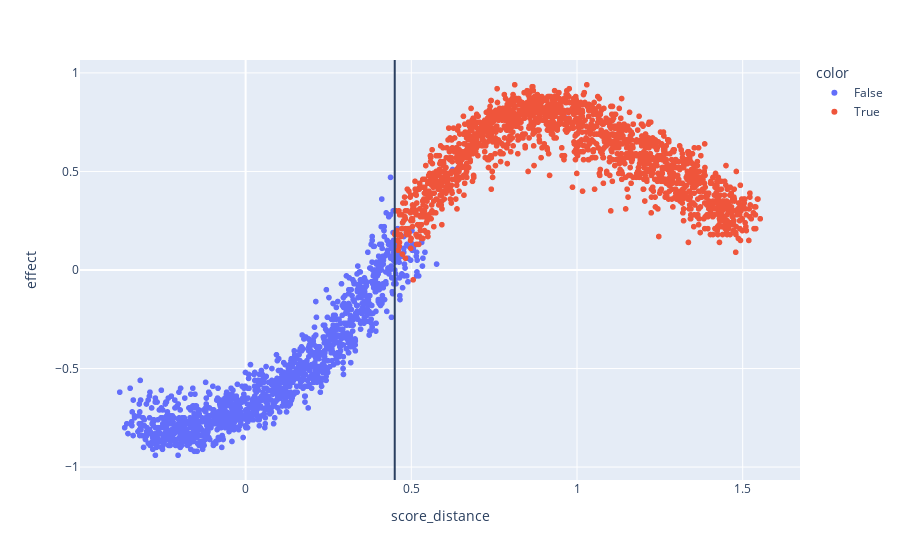

Here is the notebook cell this chart was saved with:
### Code cell
fig = px.scatter(x=data['score_distance'] ,y=data['Y1'] - data['Y0'], color=data['D'], labels=dict(x="score_distance", y="effect"), hover_data={'score_improvement': data['score_improvement'], 'score_distance_act': data['score_distance_act'], 'score_improvement_act': data['score_improvement_act']}) 
fig.add_vline(x=params['treatment_dist'])

### Figure 1 — Plotly figure (JSON) as saved in the notebook; plotly's stock layout.template omitted (floating-point values rounded to 4 significant figures; data arrays with more than 128 entries replaced by an {"elided": "..."} marker saying what was removed)
{"data": [{"customdata": {"elided": "1300x3 float values"}, "hovertemplate": "color=False<br>score_distance=%{x}<br>effect=%{y}<br>score_improvement=%{customdata[0]}<br>score_distance_act=%{customdata[1]}<br>score_improvement_act=%{customdata[2]}<extra></extra>", "legendgroup": "False", "marker": {"color": "#636efa", "symbol": "circle"}, "mode": "markers", "name": "False", "showlegend": true, "type": "scattergl", "x": {"elided": "1300 float values"}, "xaxis": "x", "y": {"elided": "1300 float values"}, "yaxis": "y"}, {"customdata": {"elided": "1700x3 float values"}, "hovertemplate": "color=True<br>score_distance=%{x}<br>effect=%{y}<br>score_improvement=%{customdata[0]}<br>score_distance_act=%{customdata[1]}<br>score_improvement_act=%{customdata[2]}<extra></extra>", "legendgroup": "True", "marker": {"color": "#EF553B", "symbol": "circle"}, "mode": "markers", "name": "True", "showlegend": true, "type": "scattergl", "x": {"elided": "1700 float values"}, "xaxis": "x", "y": {"elided": "1700 float values"}, "yaxis": "y"}], "layout": {"legend": {"title": {"text": "color"}, "tracegroupgap": 0}, "margin": {"t": 60}, "shapes": [{"type": "line", "x0": 0.45, "x1": 0.45, "xref": "x", "y0": 0, "y1": 1, "yref": "y domain"}], "xaxis": {"anchor": "y", "domain": [0, 1], "title": {"text": "score_distance"}}, "yaxis": {"anchor": "x", "domain": [0, 1], "title": {"text": "effect"}}}}
